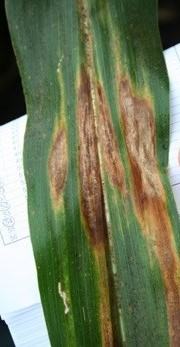
#> input picture Blight.jpg, 180 x 347 px
$ python -i detector.py   (imports and definitions only)
#> lines starting #> are read from the running program, lines starting #| are printed output that depends on the picture; after the words box and inside, x2 and y2 are one past the last pixel; in counts of white or black regions, pixels touching at a corner belong together
"""
detector.py

Karena model BEST_MODEL_SIZE_156_SPLIT_20.h5 adalah model klasifikasi
(image classification) dan bukan object detection, modul ini membangun
sistem "pseudo-object detection" menggunakan OpenCV murni:

    1. Gaussian Blur       -> mengurangi noise pada gambar
    2. Konversi ke HSV     -> mempermudah segmentasi warna daun
    3. Thresholding (HSV)  -> memisahkan area daun dari background
    4. Morphology (Open/Close) -> membersihkan noise & menutup lubang kecil
    5. Contour Detection   -> menemukan setiap objek daun sebagai kontur
    6. Bounding Box + Crop -> setiap kontur di-crop untuk diklasifikasikan
       satu per satu oleh predictor.py

Hasil dari modul ini adalah daftar kandidat daun (bounding box + gambar
crop) yang siap diteruskan ke pipeline klasifikasi CNN.
"""

from __future__ import annotations

from dataclasses import dataclass
from typing import List

import cv2
import numpy as np

# Rentang warna HSV untuk mendeteksi daun jagung (hijau - kekuningan).
# Rentang dibuat cukup lebar agar mampu menangkap daun yang sudah
# terinfeksi penyakit (warna kecoklatan / berbintik) tanpa kehilangan
# objek daun itu sendiri.
LOWER_LEAF_HSV = np.array([15, 25, 25])
UPPER_LEAF_HSV = np.array([95, 255, 255])

# Luas kontur minimum (dalam pixel) agar dianggap sebagai daun yang valid.
# Nilai ini relatif terhadap luas total gambar (lihat _min_contour_area).
MIN_AREA_RATIO = 0.012

# Padding tambahan (pixel) di sekitar bounding box hasil crop agar daun
# tidak terpotong terlalu ketat, memberi konteks lebih baik untuk CNN.
BOX_PADDING = 12


@dataclass
class LeafCandidate:
    """Representasi satu daun hasil segmentasi OpenCV."""

    x: int
    y: int
    w: int
    h: int
    crop_bgr: np.ndarray
    contour_area: float


def _min_contour_area(image_shape: tuple[int, int]) -> float:
    height, width = image_shape[:2]
    return (height * width) * MIN_AREA_RATIO


def _build_leaf_mask(image_bgr: np.ndarray) -> np.ndarray:
    """Membangun binary mask area daun menggunakan Gaussian Blur + HSV threshold + Morphology."""

    # 1. Gaussian Blur untuk mengurangi noise sebelum segmentasi warna
    blurred = cv2.GaussianBlur(image_bgr, (5, 5), 0)

    # 2. Konversi ke HSV agar segmentasi warna lebih stabil terhadap pencahayaan
    hsv = cv2.cvtColor(blurred, cv2.COLOR_BGR2HSV)

    # 3. Thresholding berdasarkan rentang warna daun
    mask = cv2.inRange(hsv, LOWER_LEAF_HSV, UPPER_LEAF_HSV)

    # 4. Morphology: Opening untuk menghapus noise kecil, Closing untuk
    #    menutup lubang kecil di dalam area daun.
    kernel = cv2.getStructuringElement(cv2.MORPH_ELLIPSE, (7, 7))
    mask = cv2.morphologyEx(mask, cv2.MORPH_OPEN, kernel, iterations=2)
    mask = cv2.morphologyEx(mask, cv2.MORPH_CLOSE, kernel, iterations=3)

    return mask


def _extract_contours(mask: np.ndarray) -> List[np.ndarray]:
    contours, _ = cv2.findContours(mask, cv2.RETR_EXTERNAL, cv2.CHAIN_APPROX_SIMPLE)
    return contours


def detect_leaves(image_bgr: np.ndarray) -> List[LeafCandidate]:
    """Mendeteksi seluruh daun jagung pada sebuah gambar.

    Args:
        image_bgr: Gambar input dalam format BGR (hasil cv2.imread / cv2.imdecode).

    Returns:
        List LeafCandidate terurut dari kiri-atas ke kanan-bawah. Jika tidak
        ada kontur valid ditemukan, list akan kosong (pemanggil bertanggung
        jawab melakukan fallback ke seluruh gambar).
    """
    height, width = image_bgr.shape[:2]
    mask = _build_leaf_mask(image_bgr)
    contours = _extract_contours(mask)
    min_area = _min_contour_area(image_bgr.shape)

    candidates: List[LeafCandidate] = []

    for contour in contours:
        area = cv2.contourArea(contour)
        if area < min_area:
            continue

        x, y, w, h = cv2.boundingRect(contour)

        # Tambahkan padding tanpa keluar dari batas gambar
        x0 = max(0, x - BOX_PADDING)
        y0 = max(0, y - BOX_PADDING)
        x1 = min(width, x + w + BOX_PADDING)
        y1 = min(height, y + h + BOX_PADDING)

        crop = image_bgr[y0:y1, x0:x1]
        if crop.size == 0:
            continue

        candidates.append(
            LeafCandidate(
                x=x0, y=y0, w=x1 - x0, h=y1 - y0,
                crop_bgr=crop, contour_area=area,
            )
        )

    # Urutkan dari kiri-atas ke kanan-bawah agar hasil konsisten & mudah dibaca
    candidates.sort(key=lambda c: (c.y, c.x))

    return candidates


# [46 lines left out: function draw_bounding_box, not called in this run]

>>> import cv2
>>> picture = cv2.imread('../Blight.jpg')
#> picture is the input picture: shape (347, 180, 3); mean B, G, R 91.2, 123.2, 114.5
>>> result = detect_leaves(picture)
#> in _build_leaf_mask, `blurred = cv2.GaussianBlur(image_bgr, (5, 5), 0)`:
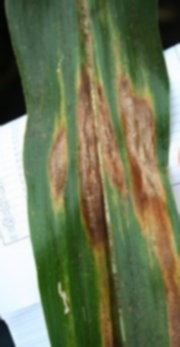
#> blurred: shape (347, 180, 3); mean B, G, R 91.2, 123.3, 114.6
#> in _build_leaf_mask, `hsv = cv2.cvtColor(blurred, cv2.COLOR_BGR2HSV)`: hsv: shape (347, 180, 3); mean H, S, V 49.1, 97.7, 131.5
#> in _build_leaf_mask, `mask = cv2.inRange(hsv, LOWER_LEAF_HSV, UPPER_LEAF_HSV)`:
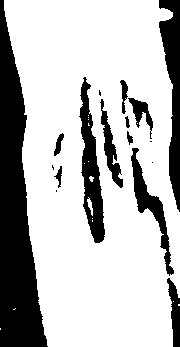
#> mask: shape (347, 180); 73.5% white; 17 black regions (5 under 20 px), largest, box (x1, y1, x2, y2) and area: (0, 0, 48, 347) 8979, (159, 0, 180, 212) 2327, (79, 77, 105, 243) 2026
#> in _build_leaf_mask, `mask = cv2.morphologyEx(mask, cv2.MORPH_OPEN, kernel, iterations=2)`:
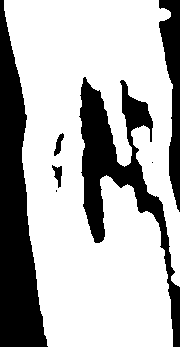
#> mask: shape (347, 180); 70.5% white; 7 black regions (2 under 20 px), largest, box (x1, y1, x2, y2) and area: (0, 0, 48, 347) 8997, (79, 77, 180, 347) 6860, (159, 0, 180, 212) 2349, (52, 165, 62, 188) 120, (54, 133, 64, 156) 110
#> in _build_leaf_mask, `mask = cv2.morphologyEx(mask, cv2.MORPH_CLOSE, kernel, iterations=3)`:
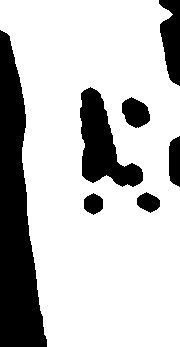
#> mask: shape (347, 180); 76.1% white; 7 black regions
#> in _extract_contours, `contours, _ = cv2.findContours(mask, cv2.RETR_EXTERNAL, cv2.CHAIN_APPR..`: contours = 1 contour; box (x1, y1, x2, y2) and area: (0, 0, 180, 347) 51400
#> the loop in detect_leaves, `for contour in contours:` made 1 pass
#> (area, x, y, w, h, x0, y0, x1) on pass 1: (51400, 0, 0, 180, 347, 0, 0, 180)
#> after the loop in detect_leaves, `for contour in contours:`: candidates = 1 item
#> result = 1 item
